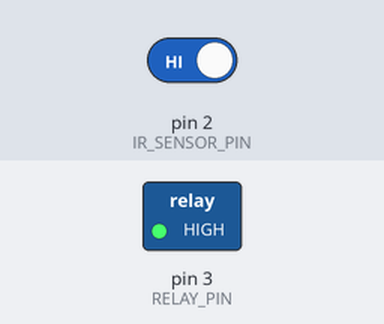
This sketch was run on a simulated Arduino Uno, built with avr-gcc and run on an emulated ATmega328P. On the bench: switched loads named in the sketch (green lamp = pin HIGH). The inputs (shaded band) are chosen by the test bench; at power-on: pin 2 (IR_SENSOR_PIN) HIGH.

Above: at 1.2 s.
1.3 s: pin 2 (IR_SENSOR_PIN) driven LOW
At 1.9 s:
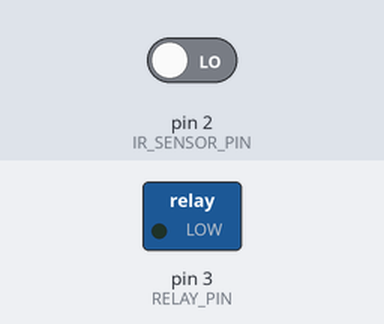
2.8 s: pin 2 (IR_SENSOR_PIN) driven HIGH
At 4.2 s:
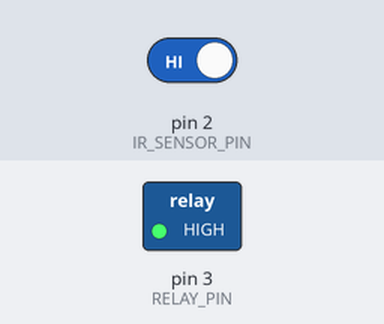
Timing chart, 0 to 5.8 s (numbered marks = the images above; inputs shaded):
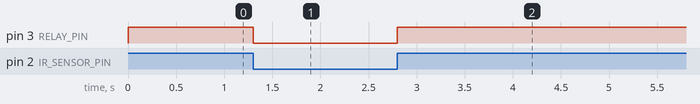

The sketch:

Touchless_Sanitizer_Dispenser.ino
```cpp
const int IR_SENSOR_PIN = 2;
const int RELAY_PIN = 3;

void setup() {
  pinMode(IR_SENSOR_PIN, INPUT);
  pinMode(RELAY_PIN, OUTPUT);
  digitalWrite(RELAY_PIN, HIGH);
}

void loop() {
  int sensorValue = digitalRead(IR_SENSOR_PIN);

  if (sensorValue == LOW) {
    digitalWrite(RELAY_PIN, LOW);
    delay(500);
  }
  else {
    digitalWrite(RELAY_PIN, HIGH);
    delay(100);
  }
}
```

Measured:
- after the input at 1.3 s, pin 3 (RELAY_PIN): HIGH → LOW at once
- after the input at 2.8 s, pin 3 (RELAY_PIN): LOW → HIGH at once
